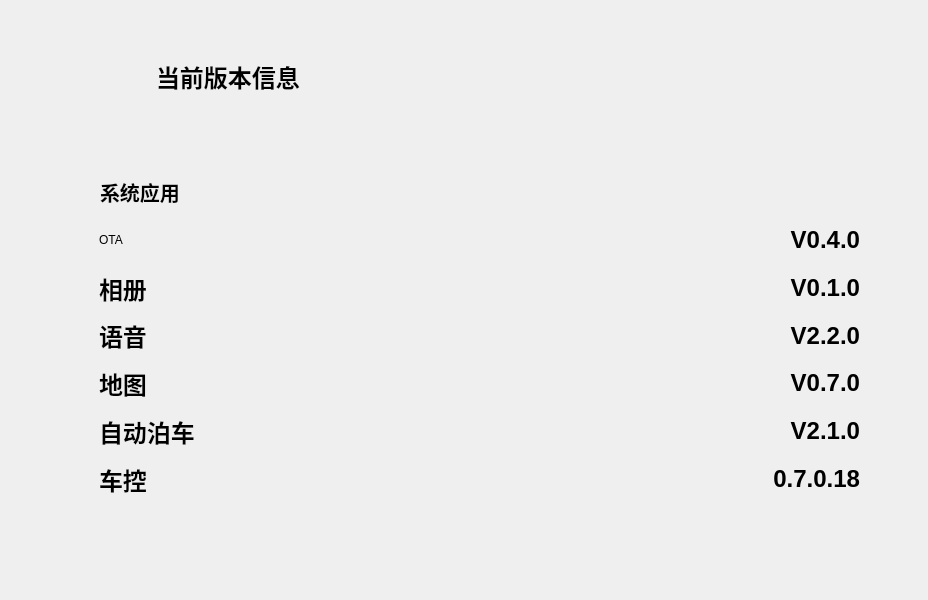
<?xml version="1.0" encoding="UTF-8"?>
<ui version="4.0">
 <class>Form</class>
 <widget class="QWidget" name="Form">
  <property name="geometry">
   <rect>
    <x>0</x>
    <y>0</y>
    <width>928</width>
    <height>600</height>
   </rect>
  </property>
  <property name="windowTitle">
   <string>Form</string>
  </property>
  <property name="autoFillBackground">
   <bool>false</bool>
  </property>
  <property name="styleSheet">
   <string notr="true">#Form{background-image:url(:/resource/day/background.png);}</string>
  </property>
  <widget class="QLabel" name="label">
   <property name="geometry">
    <rect>
     <x>54</x>
     <y>36</y>
     <width>80</width>
     <height>80</height>
    </rect>
   </property>
   <property name="styleSheet">
    <string notr="true">background-image:url(:/resource/day/back_often.png)
</string>
   </property>
   <property name="text">
    <string/>
   </property>
   <property name="pixmap">
    <pixmap>:/resource/day/返回_常态.png</pixmap>
   </property>
  </widget>
  <widget class="QLabel" name="label_2">
   <property name="geometry">
    <rect>
     <x>156</x>
     <y>56</y>
     <width>201</width>
     <height>41</height>
    </rect>
   </property>
   <property name="font">
    <font>
     <family>阿里巴巴普惠体 R</family>
     <pointsize>-1</pointsize>
     <weight>50</weight>
     <italic>false</italic>
     <bold>false</bold>
    </font>
   </property>
   <property name="styleSheet">
    <string notr="true">font:bold 24px;
font: 24px &quot;阿里巴巴普惠体 R&quot;;
border-color: argb(143,15, 21, 32);</string>
   </property>
   <property name="text">
    <string>当前版本信息</string>
   </property>
  </widget>
  <widget class="QLabel" name="label_3">
   <property name="geometry">
    <rect>
     <x>56</x>
     <y>148</y>
     <width>834</width>
     <height>382</height>
    </rect>
   </property>
   <property name="autoFillBackground">
    <bool>false</bool>
   </property>
   <property name="styleSheet">
    <string notr="true">background-image: url(:/resource/day/white.png);</string>
   </property>
   <property name="text">
    <string/>
   </property>
  </widget>
  <widget class="QLabel" name="label_4">
   <property name="geometry">
    <rect>
     <x>100</x>
     <y>176</y>
     <width>121</width>
     <height>31</height>
    </rect>
   </property>
   <property name="styleSheet">
    <string notr="true">font:bold 20px;
font: 20px &quot;阿里巴巴普惠体 R&quot;;
border-color: argb(143,15, 21, 32);</string>
   </property>
   <property name="text">
    <string>系统应用</string>
   </property>
  </widget>
  <widget class="QWidget" name="verticalLayoutWidget">
   <property name="geometry">
    <rect>
     <x>99</x>
     <y>219</y>
     <width>761</width>
     <height>281</height>
    </rect>
   </property>
   <layout class="QVBoxLayout" name="verticalLayout">
    <item>
     <layout class="QHBoxLayout" name="horizontalLayout">
      <item>
       <widget class="QLabel" name="label_6">
        <property name="styleSheet">
         <string notr="true">font: 24px &quot;阿里巴巴普惠体 M&quot;;
border-color: rgb(15, 21, 32);
</string>
        </property>
        <property name="text">
         <string>OTA</string>
        </property>
       </widget>
      </item>
      <item>
       <widget class="QLabel" name="label_5">
        <property name="styleSheet">
         <string notr="true">font:bold 24px;
font: 24px &quot;阿里巴巴普惠体 M&quot;;
border-color: rgb(15, 21, 32);</string>
        </property>
        <property name="text">
         <string>V0.4.0</string>
        </property>
        <property name="alignment">
         <set>Qt::AlignRight|Qt::AlignTrailing|Qt::AlignVCenter</set>
        </property>
       </widget>
      </item>
     </layout>
    </item>
    <item>
     <layout class="QHBoxLayout" name="horizontalLayout_2">
      <item>
       <widget class="QLabel" name="label_8">
        <property name="styleSheet">
         <string notr="true">font: 24px &quot;阿里巴巴普惠体 M&quot;;

font:bold 24px;

border-color: rgb(128, 128, 128);</string>
        </property>
        <property name="text">
         <string>相册</string>
        </property>
       </widget>
      </item>
      <item>
       <widget class="QLabel" name="label_7">
        <property name="styleSheet">
         <string notr="true">font: 24px &quot;阿里巴巴普惠体 M&quot;;
font:bold 24px;
border-color: rgb(15, 21, 32);</string>
        </property>
        <property name="text">
         <string>V0.1.0</string>
        </property>
        <property name="alignment">
         <set>Qt::AlignRight|Qt::AlignTrailing|Qt::AlignVCenter</set>
        </property>
       </widget>
      </item>
     </layout>
    </item>
    <item>
     <layout class="QHBoxLayout" name="horizontalLayout_3">
      <item>
       <widget class="QLabel" name="label_10">
        <property name="styleSheet">
         <string notr="true">font: 24px &quot;阿里巴巴普惠体 M&quot;;
font:bold 24px;
border-color: rgb(128, 128, 128);</string>
        </property>
        <property name="text">
         <string>语音</string>
        </property>
       </widget>
      </item>
      <item>
       <widget class="QLabel" name="label_9">
        <property name="styleSheet">
         <string notr="true">font: 24px &quot;阿里巴巴普惠体 M&quot;;
font:bold 24px;
border-color: rgb(15, 21, 32);</string>
        </property>
        <property name="text">
         <string>V2.2.0</string>
        </property>
        <property name="alignment">
         <set>Qt::AlignRight|Qt::AlignTrailing|Qt::AlignVCenter</set>
        </property>
       </widget>
      </item>
     </layout>
    </item>
    <item>
     <layout class="QHBoxLayout" name="horizontalLayout_4">
      <item>
       <widget class="QLabel" name="label_12">
        <property name="styleSheet">
         <string notr="true">font:bold 24px;
border-color: rgb(15, 21, 32);
font: 24px &quot;阿里巴巴普惠体 M&quot;;</string>
        </property>
        <property name="text">
         <string>地图</string>
        </property>
       </widget>
      </item>
      <item>
       <widget class="QLabel" name="label_11">
        <property name="styleSheet">
         <string notr="true">font: 24px &quot;阿里巴巴普惠体 M&quot;;
font:bold 24px;
border-color: rgb(15, 21, 32);</string>
        </property>
        <property name="text">
         <string>V0.7.0</string>
        </property>
        <property name="alignment">
         <set>Qt::AlignRight|Qt::AlignTrailing|Qt::AlignVCenter</set>
        </property>
       </widget>
      </item>
     </layout>
    </item>
    <item>
     <layout class="QHBoxLayout" name="horizontalLayout_5">
      <item>
       <widget class="QLabel" name="label_14">
        <property name="styleSheet">
         <string notr="true">font: 24px &quot;阿里巴巴普惠体 M&quot;;
font:bold 24px;
border-color: rgb(15, 21, 32);</string>
        </property>
        <property name="text">
         <string>自动泊车</string>
        </property>
       </widget>
      </item>
      <item>
       <widget class="QLabel" name="label_13">
        <property name="styleSheet">
         <string notr="true">font: 24px &quot;阿里巴巴普惠体 M&quot;;

font:bold 24px;
border-color: rgb(15, 21, 32);</string>
        </property>
        <property name="text">
         <string>V2.1.0</string>
        </property>
        <property name="alignment">
         <set>Qt::AlignRight|Qt::AlignTrailing|Qt::AlignVCenter</set>
        </property>
       </widget>
      </item>
     </layout>
    </item>
    <item>
     <layout class="QHBoxLayout" name="horizontalLayout_6">
      <item>
       <widget class="QLabel" name="label_16">
        <property name="styleSheet">
         <string notr="true">font: 24px &quot;阿里巴巴普惠体 M&quot;;
font:bold 24px;
border-color: rgb(15, 21, 32);
</string>
        </property>
        <property name="text">
         <string>车控</string>
        </property>
       </widget>
      </item>
      <item>
       <widget class="QLabel" name="label_15">
        <property name="layoutDirection">
         <enum>Qt::LeftToRight</enum>
        </property>
        <property name="styleSheet">
         <string notr="true">font: 24px &quot;阿里巴巴普惠体 M&quot;;
font:bold 24px;
border-color: rgb(15, 21, 32);</string>
        </property>
        <property name="text">
         <string>0.7.0.18</string>
        </property>
        <property name="alignment">
         <set>Qt::AlignRight|Qt::AlignTrailing|Qt::AlignVCenter</set>
        </property>
       </widget>
      </item>
     </layout>
    </item>
   </layout>
  </widget>
 </widget>
 <resources/>
 <connections/>
</ui>
